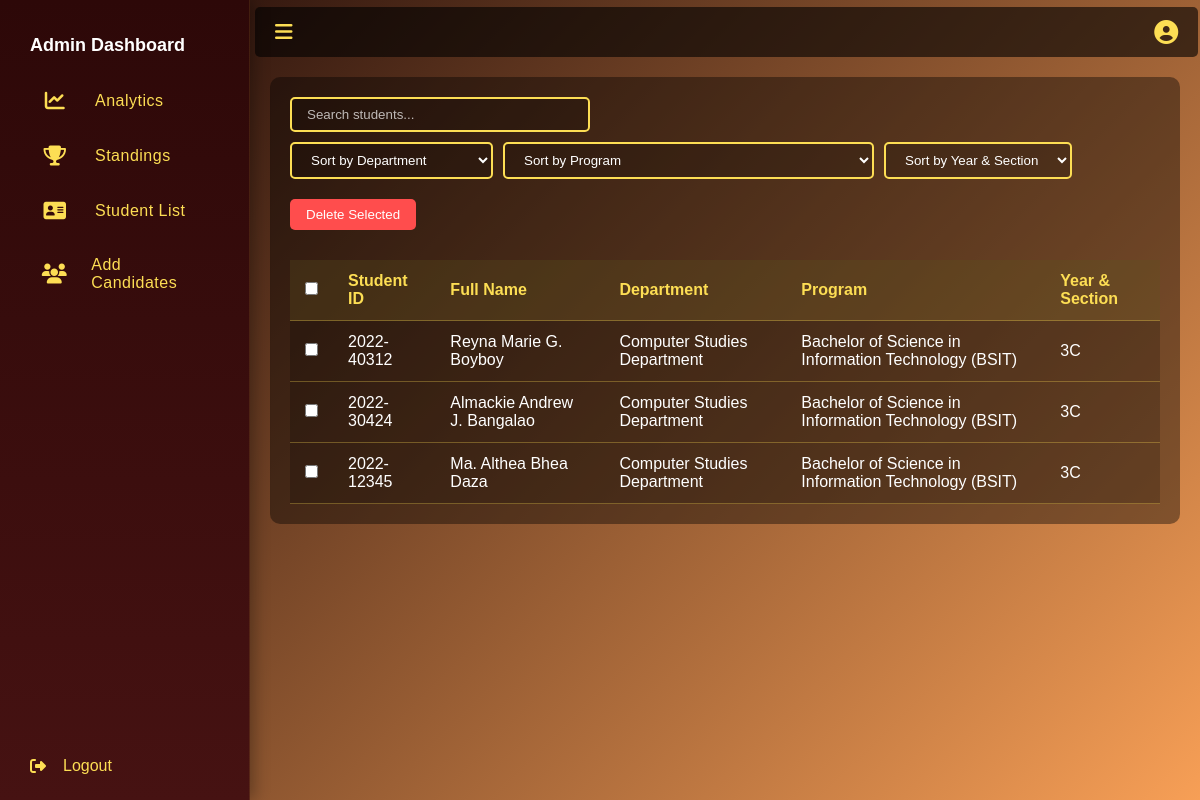
The app's page /student_list.php with its own data.
### tables this page shows
CREATE TABLE `students_registration` (
  `id` int(11) NOT NULL,
  `fullname` varchar(255) NOT NULL,
  `student_id` varchar(15) NOT NULL,
  `department` varchar(255) DEFAULT NULL,
  `program` varchar(255) DEFAULT NULL,
  `qr_code_path` varchar(255) NOT NULL,
  `gender` enum('Male','Female') NOT NULL,
  `section` varchar(50) NOT NULL,
  `created_at` timestamp NOT NULL DEFAULT current_timestamp()
);

### student_list.php (the view, shortened to what this page needs)
<!DOCTYPE html>
<html lang="en">
<head>
  <link rel="stylesheet" href="https://cdnjs.cloudflare.com/ajax/libs/font-awesome/6.5.0/css/all.min.css">
</head>
<body>
  <div class="sidebar" id="sidebar">
    <div>
      <div class="menu">
        <div class="menu-title">Admin Dashboard</div>
        <div class="menu-item" onclick="window.location.href='admin_dashboard.php'"><i class="fas fa-chart-line"></i><span class="label1">Analytics</span></div>
        <div class="menu-item" onclick="window.location.href='standing.php'"><i class="fas fa-trophy fa-solid fa-address-card"></i><span class="label1">Standings</span></div>
        <div class="menu-item" onclick="window.location.href='student_list.php'"><i class="fas fa-address-card"></i><span class="label1">Student List</span></div>
        <div class="menu-item" onclick="window.location.href='add_candidate_dashboard.php'"><i class="fas fa-users"></i><span class="label">Add Candidates</span></div>
      </div>
    </div>
    <div class="logout-btn"><i class="fas fa-sign-out-alt"></i><span class="label">Logout</span></div>
  </div>
  <div class="main-content" id="main">
    <div class="topbar">
      <div class="toggle-btn" onclick="toggleSidebar()"><i class="fas fa-bars"></i></div>
      <div class="profile">
        <i class="fas fa-user-circle"></i>
      </div>
    </div>
    <div class="student-list-section">
      <div class="controls">
        <div class="search-box">
          <input type="text" id="searchInput" placeholder="Search students...">
        </div>
        <div class="sort-controls">
          <select id="departmentSort">
            <option value="">Sort by Department</option>
          </select>
          <select id="programSort">
            <option value="">Sort by Program</option>
          </select>
          <select id="sectionSort">
            <option value="">Sort by Year & Section</option>
          </select>
        </div>
      </div>
      <button id="deleteSelected" style="background:#ff4d4d;color:#fff;padding:8px 16px;border:none;border-radius:5px;cursor:pointer;margin-bottom:10px;">Delete Selected</button>
      <div class="table-container">
        <table id="studentTable">
          <thead>
            <tr>
              <th><input type="checkbox" id="selectAll"></th>
              <th>Student ID</th>
              <th>Full Name</th>
              <th>Department</th>
              <th>Program</th>
              <th>Year & Section</th>
            </tr>
          </thead>
          <tbody>
            <?php
              include 'db.php';
              $sql = "SELECT student_id, fullname, department, program, section
                     FROM students_registration
                     ORDER BY student_id DESC";
              $result = $conn->query($sql);
              if ($result->num_rows > 0) {
                while($row = $result->fetch_assoc()) {
                  echo "<tr>";
                  echo '<td><input type="checkbox" class="select-student" value="' . htmlspecialchars($row['student_id']) . '"></td>';
                  echo "<td>" . htmlspecialchars($row['student_id']) . "</td>";
                  echo "<td>" . htmlspecialchars($row['fullname']) . "</td>";
                  echo "<td>" . htmlspecialchars($row['department']) . "</td>";
                  echo "<td>" . htmlspecialchars($row['program']) . "</td>";
                  echo "<td>" . htmlspecialchars($row['section']) . "</td>";
                  echo "</tr>";
                }
              } else {
                echo "<tr><td colspan='6'>No students found</td></tr>";
              }
            ?>
          </tbody>
        </table>
      </div>
    </div>
</body>
</html>

### student_list.php (style rules this page uses)
* { box-sizing: border-box; margin: 0; padding: 0; font-family: 'Karla', sans-serif; }
body { background: linear-gradient(135deg, #1a0606, #f79f56); color: #FDDE54; min-height: 100vh; display: flex; }
.sidebar { width: 250px; background: linear-gradient(180deg, #2d0808 0%, #461212 100%); transition: all 0.3s cubic-bezier(0.4, 0, 0.2, 1); height: 100vh; overflow: hidden; position: fixed; display: flex; flex-direction: column; justify-content: space-between; box-shadow: 4px 0 15px rgba(0, 0, 0, 0.3); backdrop-filter: blur(10px); border-right: 1px solid rgba(253, 222, 84, 0.1); z-index: 1000; }
.sidebar .menu { padding: 20px; }
.sidebar .menu-item { padding: 15px 20px; color: #FDDE54; display: flex; align-items: center; gap: 15px; cursor: pointer; transition: all 0.3s ease; border-radius: 0 30px 30px 0; margin: 5px 0; position: relative; font-weight: 500; letter-spacing: 0.5px; }
.label { margin-left: 7px; }
.label1 { margin-left: 10px; }
.sidebar .menu-item i { font-size: 20px; transition: all 0.3s ease; width: 30px; text-align: center; }
.logout-btn { padding: 15px 10px; color: #FDDE54; display: flex; align-items: center; gap: 10px; cursor: pointer; margin-bottom: 10px; margin-left: 20px; width: 87%; transition: all 0.3s ease; border-radius: 10px; position: relative; overflow: hidden; }
.main-content { margin-left: 250px; transition: margin-left 0.3s ease; width: 100%; }
.topbar { display: flex; justify-content: space-between; align-items: center; padding: 25px 20px; background: rgba(0,0,0,0.6); position: sticky; top: 0; z-index: 10; width: 99.3%; height: 40px; transition: none; margin: 7px 5px 5px 5px; border-radius: 5px; }
.toggle-btn { font-size: 20px; cursor: pointer; color: #FDDE54; }
.profile { position: relative; margin-left: auto; }
.profile i { font-size: 24px; cursor: pointer; }
.menu-title { font-weight: bold; font-size: 18px; padding: 15px 10px; color: #fff; }
.student-list-section { padding: 20px; margin: 20px; background: rgba(0, 0, 0, 0.4); border-radius: 10px; }
.controls { display: flex; justify-content: space-between; margin-bottom: 20px; flex-wrap: wrap; gap: 10px; }
.search-box input { padding: 8px 15px; border: 2px solid #FDDE54; border-radius: 5px; background: rgba(0, 0, 0, 0.2); color: #fff; width: 300px; }
.search-box input::placeholder { color: rgba(255, 255, 255, 0.7); }
.sort-controls { display: flex; gap: 10px; flex-wrap: wrap; }
.sort-controls select { padding: 8px 15px; border: 2px solid #FDDE54; border-radius: 5px; background: rgba(0, 0, 0, 0.2); color: #fff; cursor: pointer; }
.sort-controls select option { background: #2d0808; color: #fff; }
.table-container { overflow-x: auto; }
#studentTable { width: 100%; border-collapse: collapse; margin-top: 20px; background: rgba(0, 0, 0, 0.2); }
#studentTable th, #studentTable td { padding: 12px 15px; text-align: left; border-bottom: 1px solid rgba(253, 222, 84, 0.3); }
#studentTable th { background: rgba(253, 222, 84, 0.1); color: #FDDE54; font-weight: bold; }
#studentTable tbody tr td { color: #fff; }

### records on screen
students_registration: student "2022-40312", fullname "Reyna Marie G. Boyboy", department "Computer Studies Department", program "Bachelor of Science in Information Technology (BSIT)", section "3C"
students_registration: student "2022-30424", fullname "Almackie Andrew J. Bangalao", department "Computer Studies Department", program "Bachelor of Science in Information Technology (BSIT)", section "3C"
students_registration: student "2022-12345", fullname "Ma. Althea Bhea Daza", department "Computer Studies Department", program "Bachelor of Science in Information Technology (BSIT)", section "3C"
